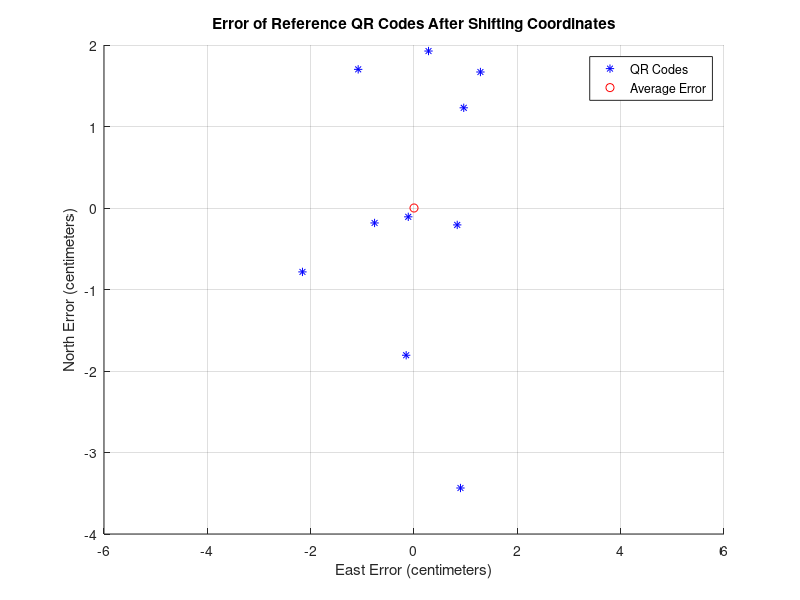
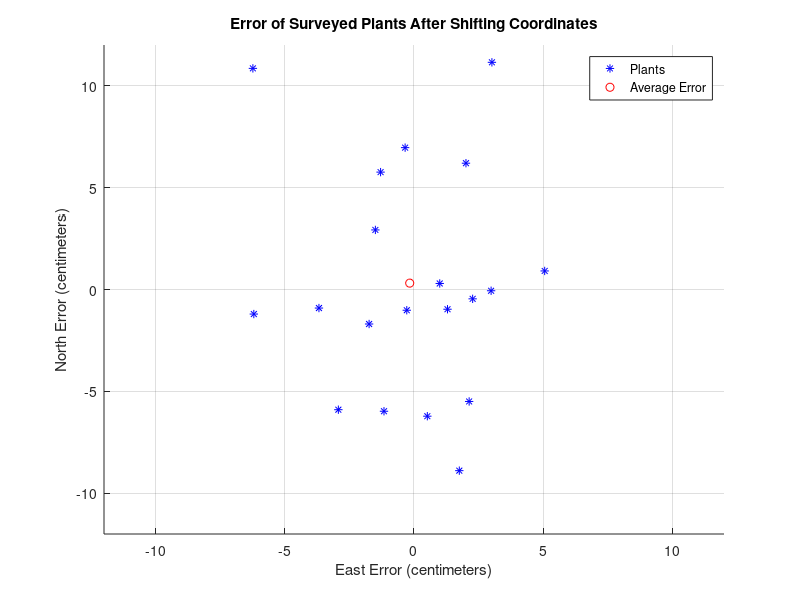

Write the MATLAB code that produced these figures, in order.
% Author: Kyle McGahee
% Description: Show that the two methods for coordinate projections are symbollically equivalent. 

clear all
close all;

rng default;  % For reproducibility

original = 100*rand(2,10);

% Mean + std. dev * randn 
east_errors = 0 + sqrt(3) *randn(1,10);
north_errors = 0 + sqrt(6) *randn(1,10);
total_errors = [east_errors; north_errors];

surveyed = original + total_errors;

avg_errors = mean(total_errors, 2);

abs_avg_errors = mean(abs(total_errors), 2)

std(total_errors, 0, 2)

east_errors = east_errors - avg_errors(1,1);
north_errors = north_errors - avg_errors(2,1);

scatter(east_errors, north_errors, 'b', '*')
hold on
scatter(0, 0, 'r')
xlim([-6, 6])
grid on
legend('QR Codes', 'Average Error')
title('Error of Reference QR Codes After Shifting Coordinates')
xlabel('East Error (centimeters)')
ylabel('North Error (centimeters)')

%lsline

figure

east_errors = -.6 + 3 *randn(1,20);
north_errors = -.8 + 5 *randn(1,20);
plant_errors = [east_errors; north_errors];

avg_plant_errors = mean(plant_errors, 2)

abs_avg_plant_errors = mean(abs(plant_errors), 2)

scatter(east_errors, north_errors, 'b', '*')
hold on
scatter(avg_plant_errors(1,1), avg_plant_errors(2,1), 'r')
xlim([-12, 12])
ylim([-12, 12])
grid on
legend('Plants', 'Average Error')
title('Error of Surveyed Plants After Shifting Coordinates')
xlabel('East Error (centimeters)')
ylabel('North Error (centimeters)')
hold on
%lsline

std(plant_errors, 0, 2)
